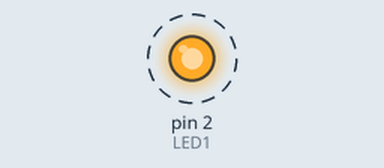
Simulated run of this sketch. Board: Arduino Uno, built with avr-gcc and run on an emulated ATmega328P. Parts: output pins drawn as LEDs (lit = HIGH). Dashed ring = blinking.

Above: at 0.2 s.
Timing chart, 0 to 3.0 s (numbered marks = the images above):
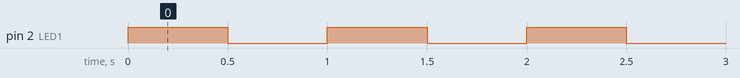

The sketch:

Oef1.ino
```cpp
#define LED1 2

void setup() {
  // put your setup code here, to run once:
  pinMode ( LED1 , OUTPUT ) ;
}

void loop() {
  // put your main code here, to run repeatedly:
  digitalWrite ( LED1 , HIGH );
  delay (500);
  digitalWrite (LED1 , LOW ) ;
  delay (500) ;
}
```

Measured:
- by itself, pin 2 (LED1): alternates HIGH for 0.50 s and LOW for 0.50 s
